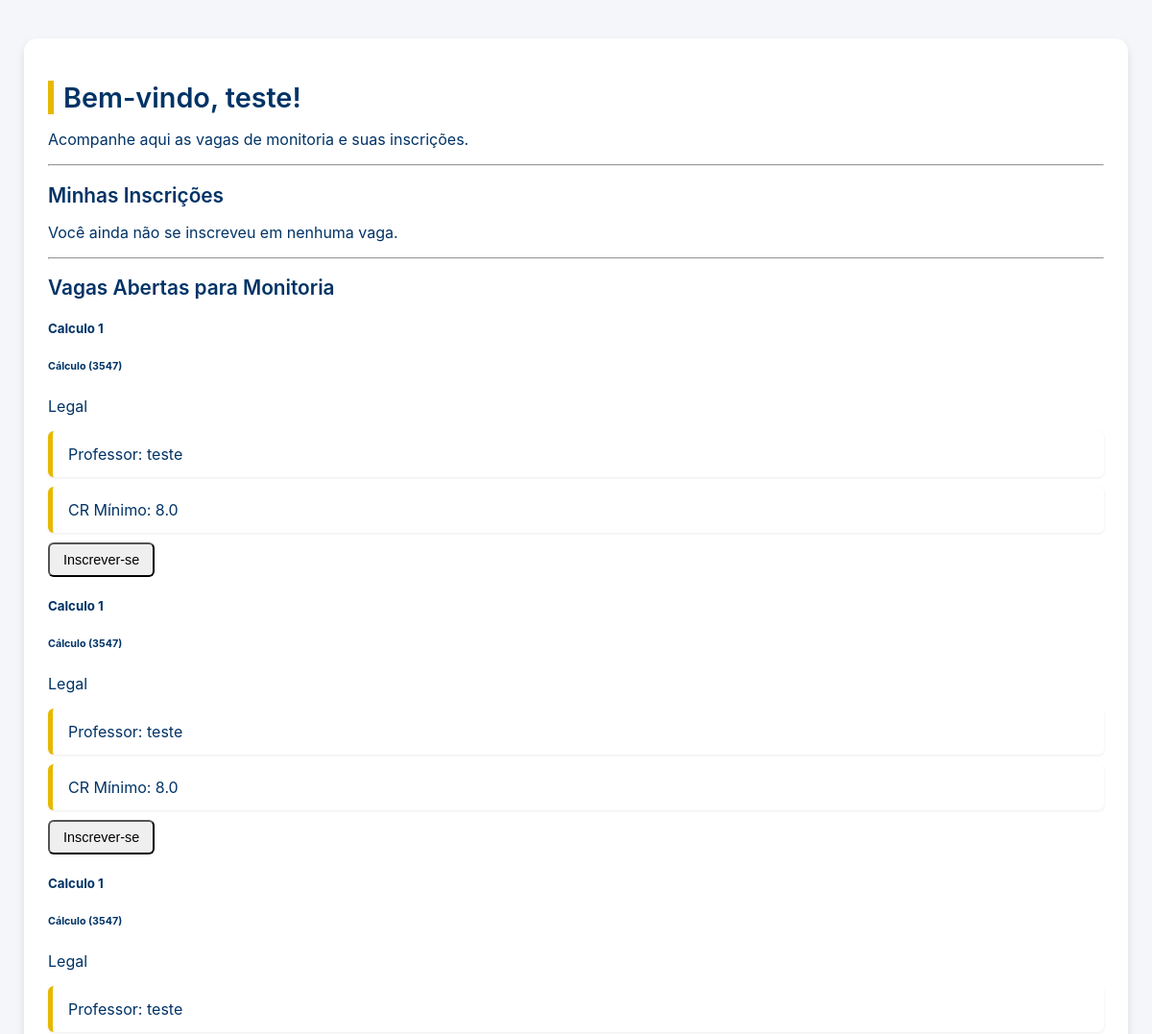
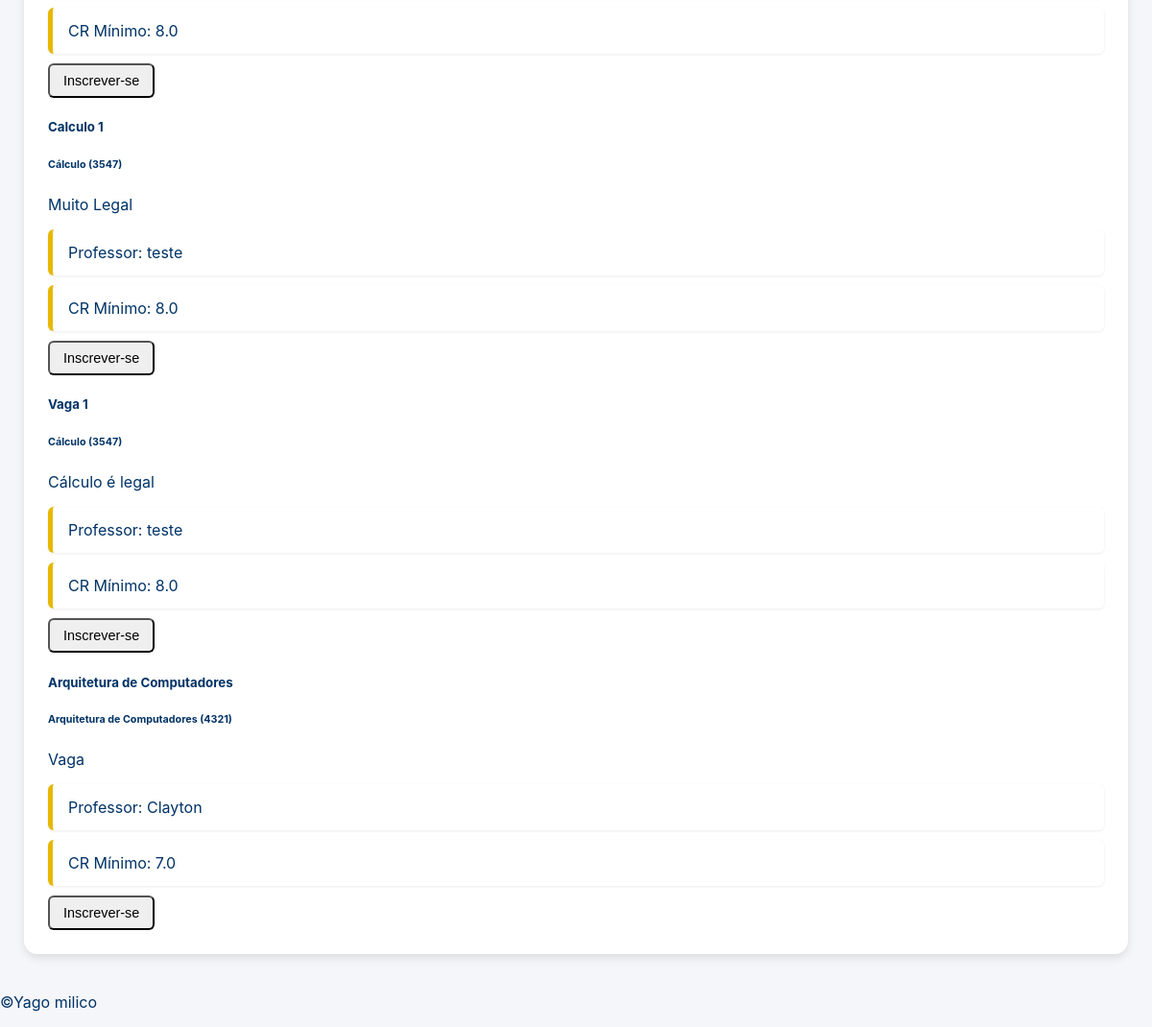
The app's page /dashboard/aluno/ (signed in) with its own data (2 pictures, top to bottom).
### core/models.py (models this page shows, shortened)
class Vaga(models.Model):
    nome = models.CharField(max_length=100)
    crminimo = models.FloatField()
    disciplina = models.ForeignKey(Disciplina, on_delete=models.CASCADE, related_name='vagas')
    professor = models.ForeignKey(Professor, on_delete=models.CASCADE, related_name='vagas_criadas')
    STATUS_CHOICES = (
        ('aberta', 'Aberta'),
        ('fechada', 'Fechada'),
    )
    statusvaga = models.CharField(max_length=20, choices=STATUS_CHOICES, default='aberta')
    descricao = models.TextField(blank=True) # Adicionei descrição

class Disciplina(models.Model):
    nome = models.CharField(max_length=100)
    codigo = models.CharField(max_length=20, unique=True)
    professor = models.ForeignKey(Professor, on_delete=models.SET_NULL, null=True, related_name='disciplinas')
    cargaHoraria = models.IntegerField()
    ementa = models.TextField(blank=True)

class Professor(models.Model):
    user = models.OneToOneField(User, on_delete=models.CASCADE, related_name='professor_profile')
    cpf = models.CharField(max_length=14, unique=True)
    telefone = models.CharField(max_length=15, blank=True) # 'blank=True' = Opcional

### core/views.py (the view)
# urls.py: path('dashboard/aluno/', views.dashboard_aluno, name='dashboard_aluno'),
@login_required
def dashboard_aluno(request):
    vagas_abertas = Vaga.objects.filter(statusvaga='aberta').order_by('-id')
    minhas_candidaturas = []
    if hasattr(request.user, 'aluno_profile'):
        minhas_candidaturas = Candidatura.objects.filter(aluno=request.user.aluno_profile).order_by('-data_candidatura')
    contexto = {
        'usuario': request.user,
        'vagas_abertas': vagas_abertas,
        'minhas_candidaturas': minhas_candidaturas
    }
    return render(request, 'alunodashboard.html', contexto)

### templates/alunodashboard.html (shortened to what this page needs)
{% extends "base.html" %}
{% load static %}
{% block extra_css %}
  <link rel="stylesheet" href="{% static 'alunodashboard.css' %}">
{% endblock %}
{% block content %}
<div class="container mt-4">
  <h1>Bem-vindo, {{ usuario.get_full_name|default:usuario.username }}!</h1>
  <p>Acompanhe aqui as vagas de monitoria e suas inscrições.</p>
  <hr>
  <section class="minhas-inscricoes mb-5">
    <h2>Minhas Inscrições</h2>
    {% if minhas_candidaturas %}
      <div class="list-group">
        {% for inscricao in minhas_candidaturas %}
          <div class="list-group-item d-flex justify-content-between align-items-center">
            <div>
              <h5 class="mb-1">{{ inscricao.vaga.nome }}</h5>
              <small>Disciplina: {{ inscricao.vaga.disciplina.nome }}</small>
            </div>
            <span class="badge
              {% if inscricao.status == 'pendente' %} bg-warning text-dark
              {% elif inscricao.status == 'aprovada' %} bg-success
              {% elif inscricao.status == 'rejeitada' %} bg-danger
              {% endif %}
              p-2" style="font-size: 0.9rem;">
              {{ inscricao.get_status_display }}
            </span>
          </div>
        {% endfor %}
      </div>
    {% else %}
      <p>Você ainda não se inscreveu em nenhuma vaga.</p>
    {% endif %}
  </section>
  <hr>
  <section class="vagas-abertas">
    <h2>Vagas Abertas para Monitoria</h2>
    {% if vagas_abertas %}
      <div class="row">
        {% for vaga in vagas_abertas %}
          <div class="col-md-6 mb-3">
            <div class="card shadow-sm">
              <div class="card-body">
                <h5 class="card-title">{{ vaga.nome }}</h5>
                <h6 class="card-subtitle mb-2 text-muted">
                  {{ vaga.disciplina.nome }} ({{ vaga.disciplina.codigo }})
                </h6>
                <p class="card-text">{{ vaga.descricao|truncatewords:25 }}</p>
                <ul class="list-group list-group-flush mb-3">
                  <li class="list-group-item py-1 px-0">Professor: {{ vaga.professor.user.get_full_name|default:vaga.professor.user.username }}</li>
                  <li class="list-group-item py-1 px-0">CR Mínimo: {{ vaga.crminimo|default:"N/A" }}</li>
                </ul>
                <form action="{% url 'inscrever_vaga' %}" method="POST">
                  <button type="submit" class="btn btn-success w-100">
                    Inscrever-se
                  </button>
                </form>
              </div>
            </div>
          </div>
        {% endfor %}
      </div>
    {% else %}
      <p>Nenhuma vaga aberta no momento.</p>
    {% endif %}
  </section>
</div>
{% endblock %}

### core/static/alunodashboard.css (style rules this page uses)
body { font-family: 'Inter', sans-serif; background-color: #f5f6fa; margin: 0; padding: 0; color: #003366; }
.container { max-width: 1100px; margin: 40px auto; padding: 25px; background: #ffffff; border-radius: 14px; box-shadow: 0 4px 8px rgba(0, 0, 0, 0.1); }
h1, h2, h3 { font-weight: 600; color: #003366; margin-bottom: 10px; }
h1 { border-left: 6px solid #E6B800; padding-left: 10px; font-size: 1.8rem; }
h2 { font-size: 1.3rem; color: #003366; }
.btn { display: inline-block; padding: 8px 14px; font-size: 0.9rem; text-decoration: none; border-radius: 6px; transition: 0.3s; }
.list-group { list-style: none; margin: 0; padding: 0; }
.list-group-item { background: #ffffff; padding: 14px 16px; margin-bottom: 10px; border-left: 5px solid #E6B800; border-radius: 6px; box-shadow: 0 1px 3px rgba(0, 0, 0, 0.08); display: flex; justify-content: space-between; align-items: center; }

### records on screen
Vaga: nome "Calculo 1", disciplina.nome "Cálculo", disciplina.codigo "3547", descricao "Legal", professor.user.get_full_name "teste", crminimo "8.0"
Vaga: nome "Calculo 1", disciplina.nome "Cálculo", disciplina.codigo "3547", descricao "Legal", professor.user.get_full_name "teste", crminimo "8.0"
Vaga: nome "Calculo 1", disciplina.nome "Cálculo", disciplina.codigo "3547", descricao "Legal", professor.user.get_full_name "teste", crminimo "8.0"
Vaga: nome "Calculo 1", disciplina.nome "Cálculo", disciplina.codigo "3547", descricao "Muito Legal", professor.user.get_full_name "teste", crminimo "8.0"
Vaga: nome "Vaga 1", disciplina.nome "Cálculo", disciplina.codigo "3547", descricao "Cálculo é legal", professor.user.get_full_name "teste", crminimo "8.0"
Vaga: nome "Arquitetura de Computadores", disciplina.nome "Arquitetura de Computadores", disciplina.codigo "4321", descricao "Vaga", professor.user.get_full_name "Clayton", crminimo "7.0"

### other values on screen
{{ usuario.get_full_name|default:usuario.username }} "teste"
